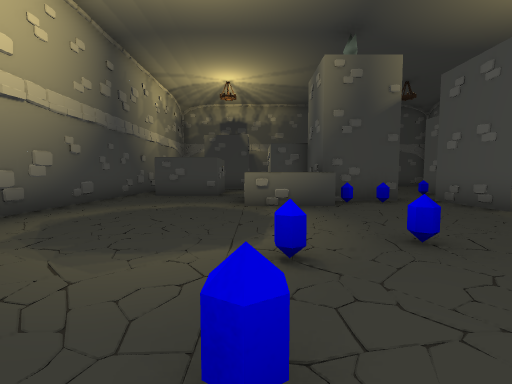
[1] (above)

17 first-person views from a walk through a scene from a Unity 3-D project. The camera is 1.4 m above the floor, tilts 4° down and sees 90° across. The floor is counted in squares, 2 m on a side. Each view is taken from the middle of a square. On the plan, view 1 faces up. The plan holds only what a view shows up to about 9 squares ahead; the rest is blank. The place goes on beyond the plan. The player is left out.

[2]
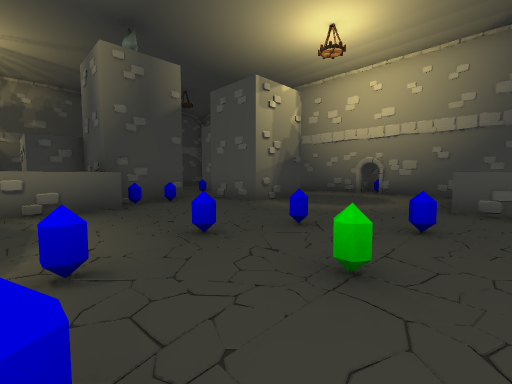

[3]
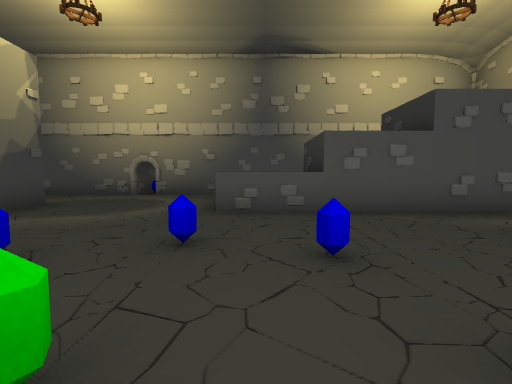

[4]
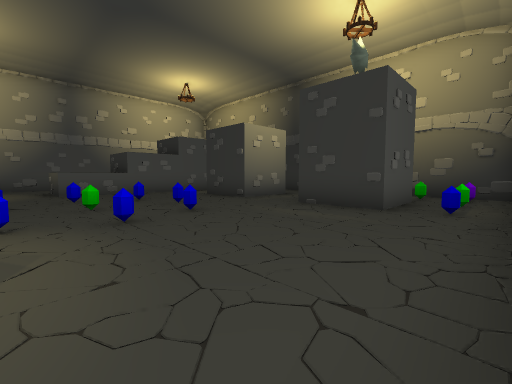

[5]
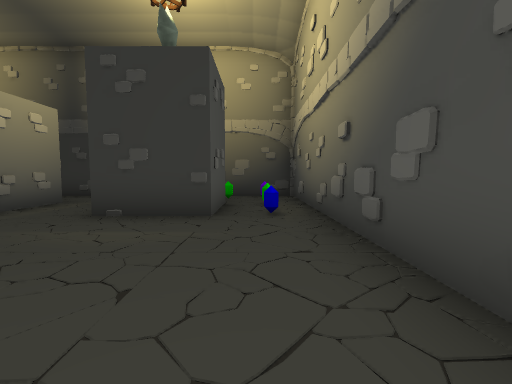

[6]
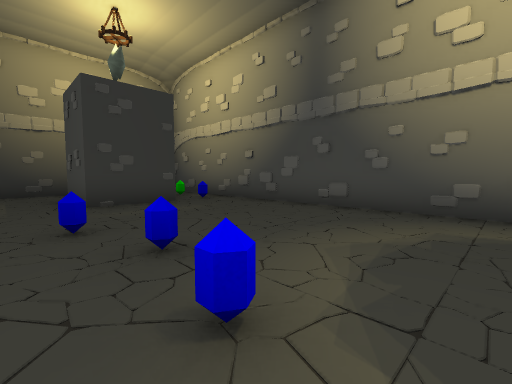

[7]
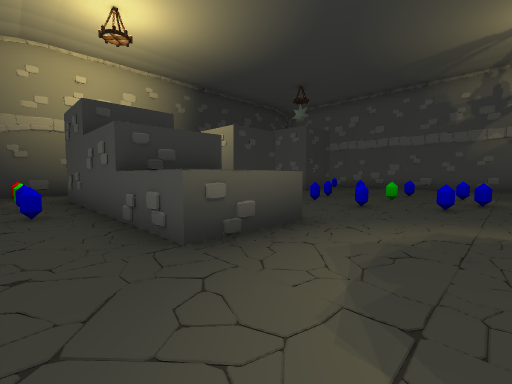

[8]
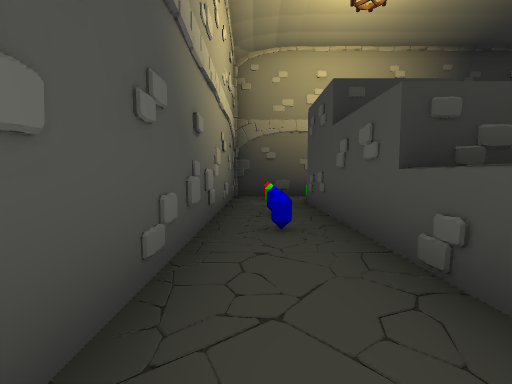

[9]
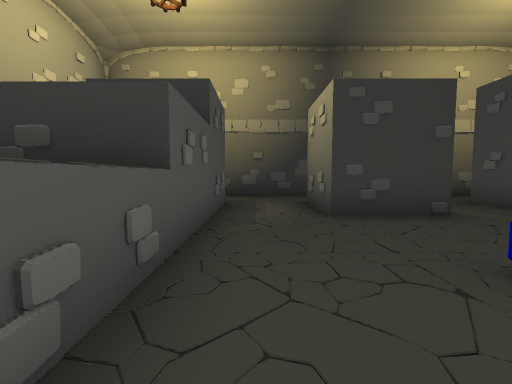

[10]
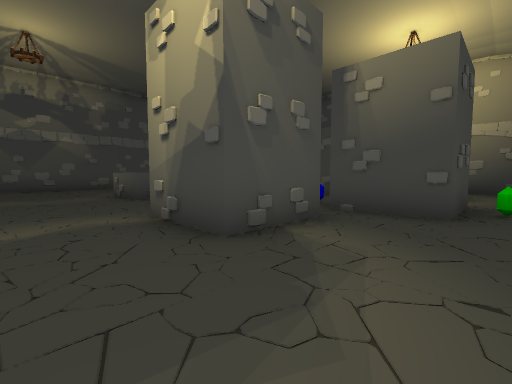

[11]
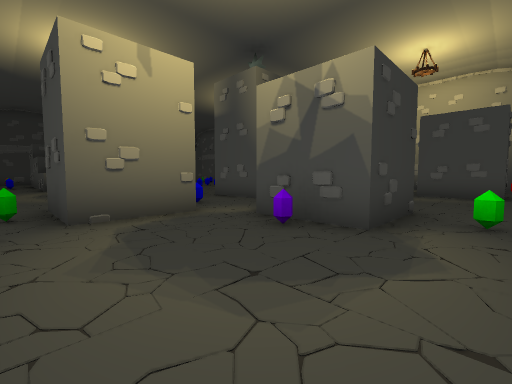

[12]
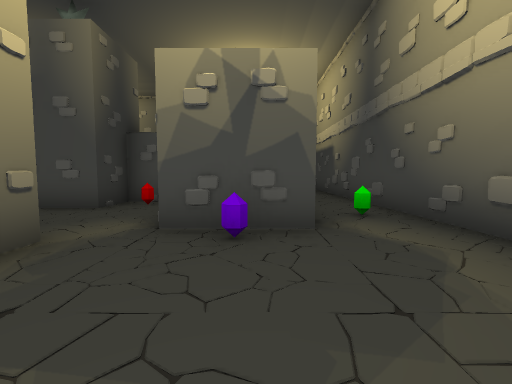

[13]
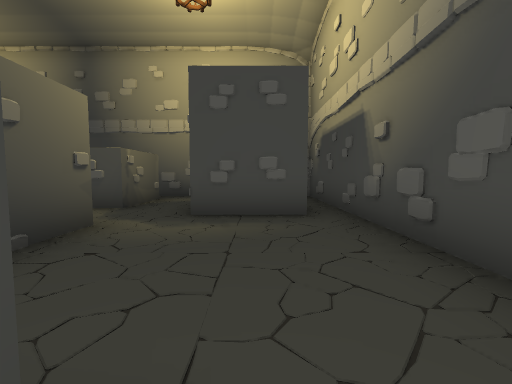

[14]
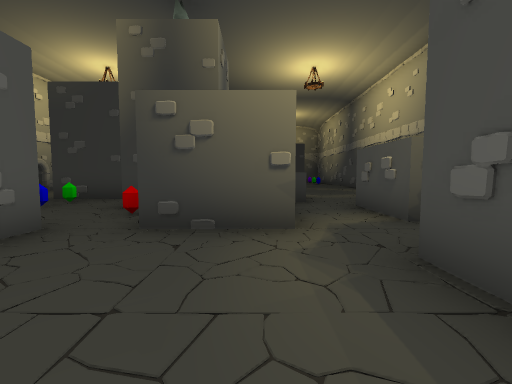

[15]
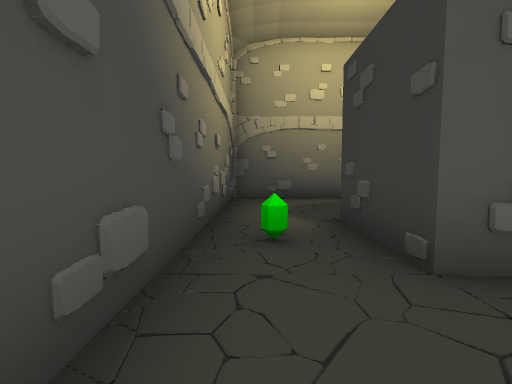

[16]
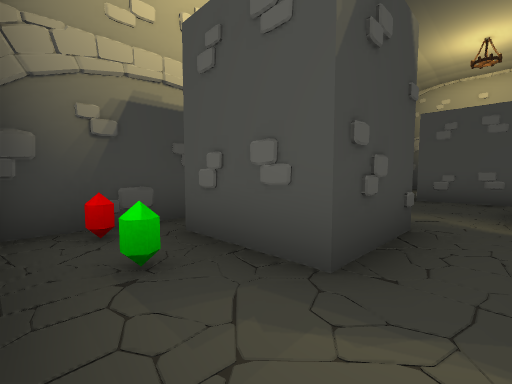

[17]
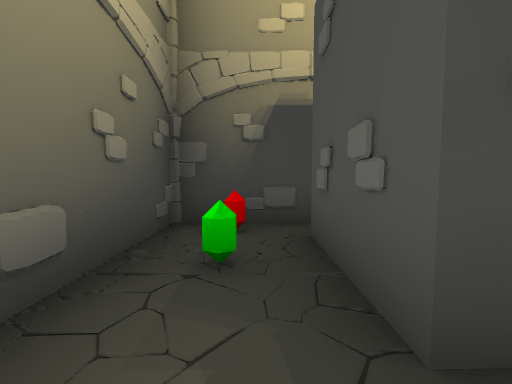

### Floor plan
Ten units are one square. View 1 is at (0, 0); x grows to the right and y downward. Boxes are objects, and circles mark ways between rooms. Rooms are numbered by the first view taken in them; rooms with no view inside come last. Other rooms are left out.
<svg viewBox="-47 -153 149 230">
<path fill="none" stroke="#000" d="M56 12 77 12M19 -56 -3 -56M57 35 57 -8 77 -8 77 53M38 -67 17 -67 17 -87 5 -87M17 52 17 32 38 32M68 -68 68 -48 48 -48 48 -68M-24 52 -24 32 -4 32 -4 53M-13 -82 -33 -82M97 -42 97 -72M84 -78 64 -78M74 72 96 72M97 53 97 -32M-42 -105 -42 55M62 -98 84 -98 84 -78M56 -124 58 -113M37 -128 58 -128 58 -108M97 -114 97 -147 35 -147M25 -96 25 -88 38 -88 38 -67M48 -68 68 -68M4 -108 25 -108M-5 -135 -3 -124M-4 -140 -4 -119 -24 -119M20 -147 10 -148M37 -108 37 -128M35 -147 -15 -147M-33 -103 -13 -103 -13 -82M33 -147 28 -147M35 -147 29 -147M-24 -125 -23 -135M-24 -122 -25 -133M-24 -119 -24 -139M-15 -147 -40 -147 -42 -145 -42 -105M-24 -147 -30 -146M57 52 57 35M15 72 74 72M38 32 38 52M-25 72 15 72M-42 55 -42 72 -25 72"/>
<rect x="-35" y="45" width="10" height="10" fill="#bbb"><title>other object</title></rect>
<rect x="-35" y="35" width="10" height="10" fill="#bbb"><title>other object</title></rect>
<rect x="-5" y="5" width="10" height="10" fill="#bbb"><title>other object</title></rect>
<rect x="-5" y="-15" width="10" height="10" fill="#bbb"><title>other object</title></rect>
<rect x="-5" y="-25" width="10" height="10" fill="#bbb"><title>other object</title></rect>
<rect x="15" y="5" width="10" height="10" fill="#bbb"><title>other object</title></rect>
<rect x="15" y="-15" width="10" height="10" fill="#bbb"><title>other object</title></rect>
<rect x="15" y="-35" width="10" height="10" fill="#bbb"><title>other object</title></rect>
<rect x="15" y="-65" width="10" height="10" fill="#bbb"><title>other object</title></rect>
<rect x="25" y="5" width="10" height="10" fill="#bbb"><title>other object</title></rect>
<rect x="25" y="-25" width="10" height="10" fill="#bbb"><title>other object</title></rect>
<rect x="25" y="-65" width="10" height="10" fill="#bbb"><title>other object</title></rect>
<rect x="35" y="-15" width="10" height="10" fill="#bbb"><title>other object</title></rect>
<rect x="85" y="55" width="10" height="10" fill="#bbb"><title>other object</title></rect>
<rect x="85" y="45" width="10" height="10" fill="#bbb"><title>other object</title></rect>
<rect x="85" y="25" width="10" height="10" fill="#bbb"><title>other object</title></rect>
<rect x="85" y="15" width="10" height="10" fill="#bbb"><title>other object</title></rect>
<rect x="25" y="-105" width="10" height="10" fill="#bbb"><title>other object</title></rect>
<rect x="45" y="-145" width="10" height="10" fill="#bbb"><title>other object</title></rect>
<rect x="55" y="-85" width="10" height="10" fill="#bbb"><title>other object</title></rect>
<rect x="55" y="-95" width="10" height="10" fill="#bbb"><title>other object</title></rect>
<rect x="55" y="-125" width="10" height="10" fill="#bbb"><title>other object</title></rect>
<rect x="85" y="-95" width="10" height="10" fill="#bbb"><title>other object</title></rect>
<rect x="-35" y="-135" width="10" height="10" fill="#bbb"><title>other object</title></rect>
<rect x="-35" y="-145" width="10" height="10" fill="#bbb"><title>other object</title></rect>
<rect x="-25" y="55" width="10" height="10" fill="#bbb"><title>other object</title></rect>
<rect x="-35" y="55" width="10" height="10" fill="#bbb"><title>other object</title></rect>
<circle cx="50" cy="-70" r="3" fill="#2a7"/>
<circle cx="90" cy="-85" r="3" fill="#2a7"/>
<circle cx="-5" cy="-95" r="3" fill="#2a7"/>
<circle cx="-40" cy="-95" r="3" fill="#2a7"/>
<circle cx="45" cy="45" r="3" fill="#2a7"/>
<circle cx="65" cy="65" r="3" fill="#2a7"/>
<circle cx="5" cy="45" r="3" fill="#2a7"/>
<circle cx="-35" cy="45" r="3" fill="#2a7"/>
<circle cx="30" cy="-100" r="3" fill="#2a7"/>
<circle cx="45" cy="-135" r="3" fill="#2a7"/>
<circle cx="-20" cy="-110" r="3" fill="#2a7"/>
<circle cx="25" cy="65" r="3" fill="#2a7"/>
<circle cx="-15" cy="65" r="3" fill="#2a7"/>
<text x="20" y="-10">1</text>
<text x="60" y="-110">2</text>
<text x="10" y="-120">3</text>
<text x="-40" y="-130">4</text>
<text x="40" y="60">5</text>
<text x="-10" y="60">6</text>
<text x="-40" y="60">7</text>
</svg>
Room 1 opens to room 2. Room 1 opens to room 3. Room 1 opens to room 4. Room 1 opens to room 5. Room 1 opens to room 6. Room 1 opens to room 7. Room 2 opens to room 3. Room 3 opens to room 4. Room 5 opens to room 6. Room 6 opens to room 7.

Where each view was taken, in squares from view 1:
view 1: 0 up, 0 right, facing up
view 2: 0 up, 0 right, facing up-right
view 3: 0 up, 1 right, facing right
view 4: 2 up, 4 left, facing down-right
view 5: 1 up, 3 left, facing down
view 6: 3 up, 1 right, facing down-left
view 7: 3 up, 9 right, facing down-left
view 8: 1 up, 9 right, facing down
view 9: 1 up, 5 right, facing down
view 10: 3 up, 9 right, facing up-left
view 11: 14 up, 9 right, facing down-left
view 12: 12 up, 9 right, facing left
view 13: 13 up, 4 right, facing left
view 14: 14 up, 1 right, facing down
view 15: 14 up, 2 right, facing right
view 16: 11 up, 4 left, facing up-right
view 17: 11 up, 3 left, facing up
